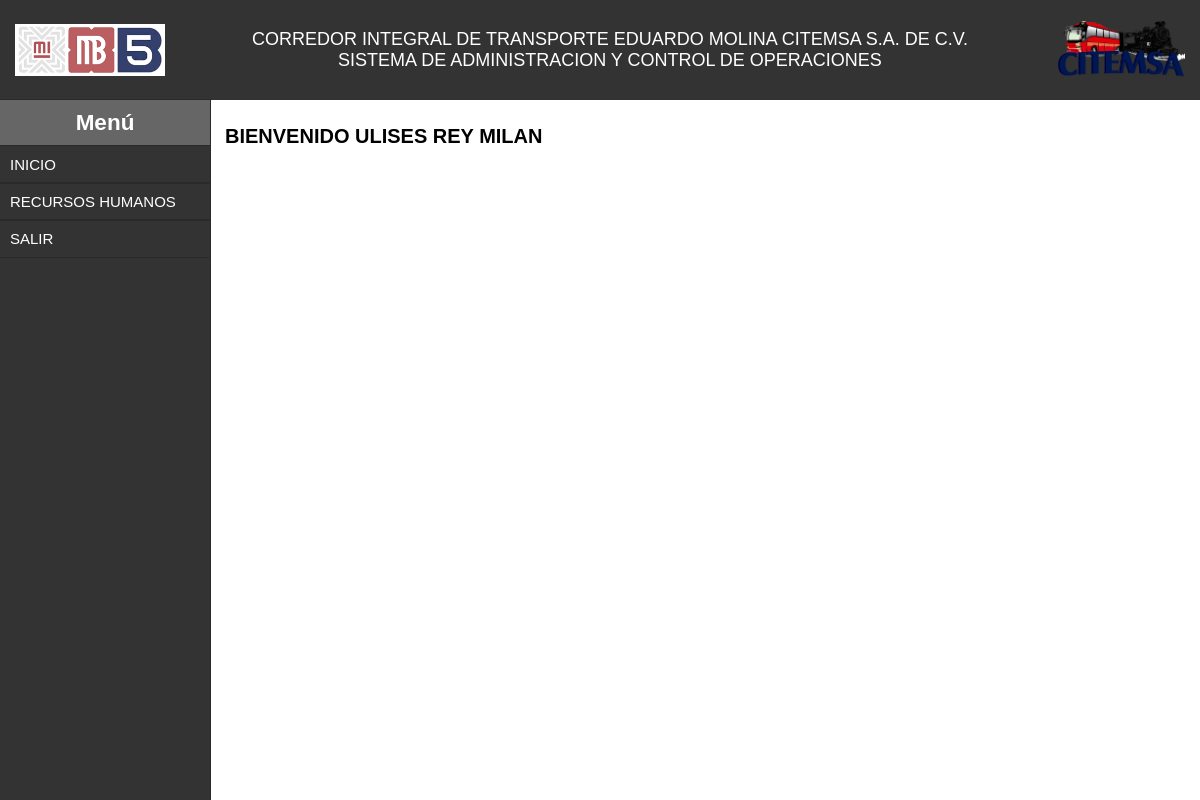
/Plataforma_citemsa/index.php (signed in), run on the app's committed database.
### tables this page shows
CREATE TABLE padmon(
id_padmon int(10) not null,
credencial_mb int(4) not null,
nomina int(8) not null,
contraseña varchar (20) not null,
apellido_paterno text not null,
apellido_materno  text not null,
nombre text not null,
estatus  text not null,
fecha_alta date,
fecha_contrato date,
fecha_baja date,

id_licencia varchar (7) not null,
vencimiento_licencia date not null,
curp varchar (18) not null,
homoclave varchar (3) not null,
nss varchar (11) not null,
telefono varchar (10) not null,
correo text,
codigo_postal int (5) not null,
permisos varchar (3) not null default 003,
fecha_registro  datetime not null default current_timestamp
 );

### Plataforma_citemsa/index.php (the view, shortened to what this page needs)
<!DOCTYPE html>
<html lang="en">
<?php
  include("../conexion.php");
  $credencial = $_SESSION['credencial_mb'];
  $sql = "SELECT * FROM padmon WHERE credencial_mb = '$credencial'";
?>
<head>
  <link rel="stylesheet" href="estilo_saco.css">
</head>
<body>
  <header>
  <div class="encabezado">
    <div class="img-left-enc">
      <img src="../media/LOGO_MBL5.png" alt="LOGO CITEMSA" width="150px">
    </div>
    <div class="text-enc">
      CORREDOR INTEGRAL DE TRANSPORTE EDUARDO MOLINA CITEMSA S.A. DE C.V.
      <br>
      SISTEMA DE ADMINISTRACION Y CONTROL DE OPERACIONES
    </div>
    <div class="img-right-enc">
      <img src="../media/logo_citemsa.png" alt="LOGO CITEMSA" width="130px">
    </div>
  </div>
  </header>
  <section>
    <nav>
      <div class=sidebar>
        <h2>Menú</h2>
        <ul class=menu id=menu>
          <li class=menu__item><a href='index.php'>INICIO</a></li>
          <li><a href='rrhh/index.php'>RECURSOS HUMANOS</a></li>
          <li><a href='../salir.php'>SALIR</a></li>
        </ul>
      </div>
    </nav>
    <article>
      <h1>
        BIENVENIDO
        <?php
          $consulta = mysqli_query($conexion, $sql);
          $count = mysqli_num_rows($consulta);
          if ($count > 0) {
            while ($row = mysqli_fetch_assoc($consulta)) {
              echo $row['nombre'] . ' ' . $row['apellido_paterno'] . ' ' . $row['apellido_materno'];
            }
          } else {
            echo "<h1>Sin registro</h1>";
          }
        ?>
      </h1>
    </article>
  </section>
</body>
</html>

### Plataforma_citemsa/estilo_saco.css (style rules this page uses)
* { box-sizing: border-box; text-decoration: none; }
body { font-family: Arial, Helvetica, sans-serif; margin: 0px; }
header { position: absolute; background: #333; color: white; width: 100%; height: 100px; display: block; }
.encabezado { width: -webkit-fill-available; height: 100px; display: flex; position: absolute; align-items: center; justify-content: space-between; min-width: 750px; }
.img-left-enc { width: auto; height: 100px; float: left; position: relative; padding-right: 15px; padding-left: 15px; display: flex; justify-content: flex-start; align-items: center; }
.text-enc { display: flex; position: relative; flex-flow: row; flex-wrap: wrap; align-items: center; height: 100px; padding-right: 15px; padding-left: 15px; text-align: center; font-size: large; }
.img-right-enc { width: auto; height: 100px; float: right; position: relative; padding-right: 15px; padding-left: 15px; display: flex; justify-content: flex-start; align-items: center; }
.sidebar { position: absolute; margin-top: 100px; height: -webkit-fill-available; background: #333; color:#fff; outline: 1px solid #2a2a2a; font-size: 15px; width: 210px; }
.sidebar h2 { text-align: center; margin: 0; padding: 10px; background: #666; }
.sidebar ul { list-style: none; padding: 0; margin: 0; }
.sidebar li { outline: 1px solid #2a2a2a; transition: all 0.3s; }
.sidebar a { display: block; color: #fff; text-decoration: none; padding: 10px; }
article { position: fixed; margin-left: 210px; margin-top: 100px; padding-left: 15px; padding-top: 5px; height: auto; width:-webkit-fill-available;; }
article h1 { font-size: 20px; }

### data on the page
padmon: nombre "ULISES", apellido_paterno "REY", apellido_materno "MILAN"
